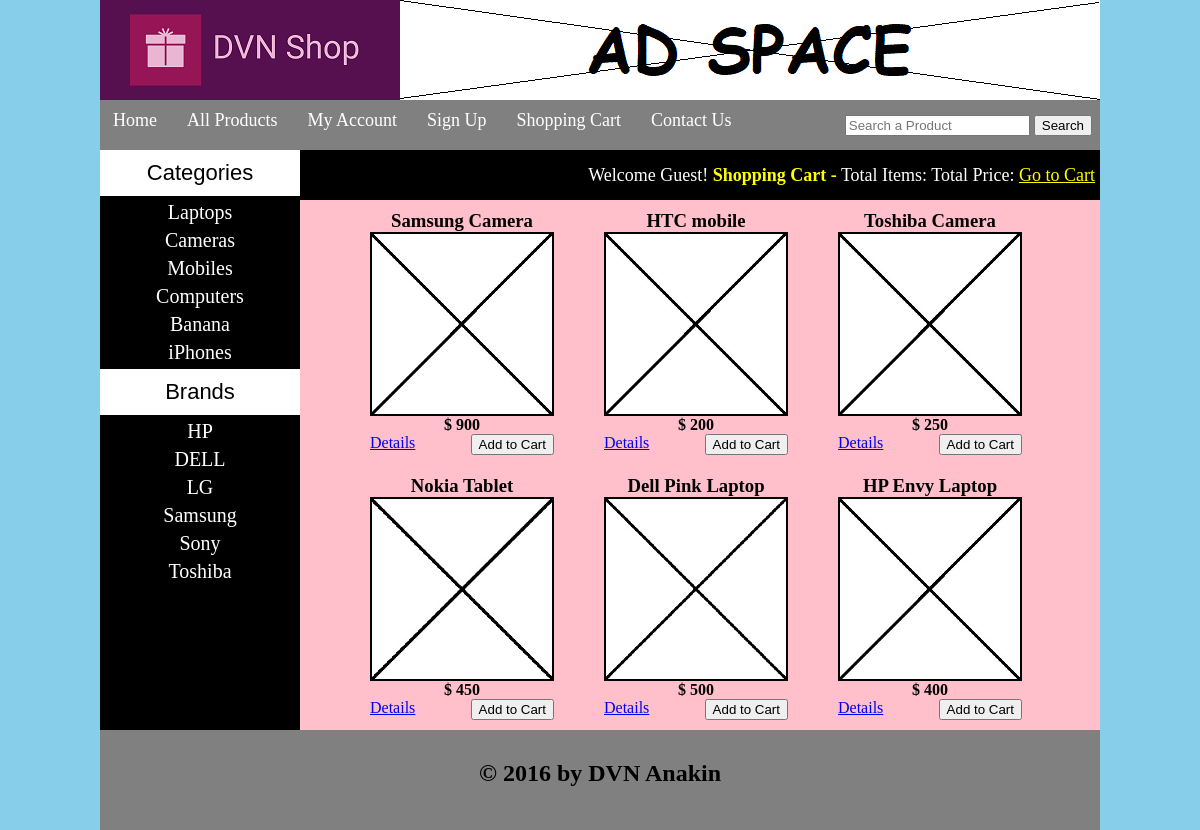
/all_products.php, run on the app's committed database.
### tables this page shows
CREATE TABLE IF NOT EXISTS `categories` (
  `cat_id` int(100) NOT NULL AUTO_INCREMENT,
  `cat_title` text NOT NULL,
  PRIMARY KEY (`cat_id`)
);

CREATE TABLE IF NOT EXISTS `brands` (
  `brand_id` int(100) NOT NULL AUTO_INCREMENT,
  `brand_title` text NOT NULL,
  PRIMARY KEY (`brand_id`)
);

CREATE TABLE IF NOT EXISTS `products` (
  `product_id` int(100) NOT NULL AUTO_INCREMENT,
  `product_cat` int(100) NOT NULL,
  `product_brand` int(100) NOT NULL,
  `product_title` varchar(255) NOT NULL,
  `product_price` int(100) NOT NULL,
  `product_desc` text NOT NULL,
  `product_image` text NOT NULL,
  `product_keywords` text NOT NULL,
  PRIMARY KEY (`product_id`)
);

### all_products.php (the view, shortened to what this page needs)
<!DOCTYPE>
<?php
include("functions/functions.php");
?>
<html>
	<head>
	<link rel="stylesheet" href="styles/style.css" media="all" />
	</head>
<body>
	<div class="main_wrapper">
		<div class="header_wrapper">
			<a href="index.php"><img id="logo" src="images/logo.png" /> </a>
			<img id="banner" src="images/ad_banner.gif" />
		</div>
		<div class="menubar">
			<ul id="menu">
				<li><a href="index.php">Home</a></li>
				<li><a href="all_products.php">All Products</a></li>
				<li><a href="customer/my_account.php">My Account</a></li>
				<li><a href="#">Sign Up</a></li>
				<li><a href="cart.php">Shopping Cart</a></li>
				<li><a href="#">Contact Us</a></li>
			</ul>
			<div id="form">
				<form method="get" action="results.php" enctype="multipart/form-data">
					<input type="text" name="user_query" placeholder="Search a Product"/ >
					<input type="submit" name="search" value="Search" />
				</form>
			</div>
		</div>
		<div class="content_wrapper">
			<div id="sidebar">
				<div id="sidebar_title">Categories</div>
				<ul id="cats">
				<?php getCats(); ?>
				<ul>
				<div id="sidebar_title">Brands</div>
				<ul id="cats">
					<?php getBrands(); ?>
			</div>
			<div id="content_area">
			<div id="shopping_cart">
					<span style="float:right; font-size:18px; padding:5px; line-height:40px;">
					Welcome Guest! <b style="color:yellow">Shopping Cart -</b> Total Items: Total Price: <a href="cart.php" style="color:yellow">Go to Cart</a>
					</span>
			</div>
				<div id="products_box">
	<?php
	$get_pro = "select * from products";
	$run_pro = mysqli_query($con, $get_pro);
	while($row_pro=mysqli_fetch_array($run_pro)){
		$pro_id = $row_pro['product_id'];
		$pro_title = $row_pro['product_title'];
		$pro_price = $row_pro['product_price'];
		$pro_image = $row_pro['product_image'];
		echo "
				<div id='single_product'>
					<h3>$pro_title</h3>
					<img src='admin_area/product_images/$pro_image' width='180' height='180' />
					<p><b> $ $pro_price </b></p>
					<a href='details.php?pro_id=$pro_id' style='float:left;'>Details</a>
					<a href='index.php?pro_id=$pro_id'><button style='float:right'>Add to Cart</button></a>
				</div>
		";
	}
	?>
				</div>
			</div>
		</div>
		<div id="footer">
		<h2 style="text-align:center; padding-top:30px;">&copy; 2016 by DVN Anakin</h2>
		</div>
	</div>
</body>
</html>

### functions/functions.php (shortened to what this page needs)
<?php
$con = mysqli_connect("localhost","root","","ecom");
function getCats(){
	global $con;
	$get_cats = "select * from categories";
	$run_cats = mysqli_query($con, $get_cats);
	while ($row_cats=mysqli_fetch_array($run_cats)){
		$cat_id = $row_cats['cat_id'];
		$cat_title = $row_cats['cat_title'];
	echo "<li><a href='index.php?cat=$cat_id'>$cat_title</a></li>";
	}
}
function getBrands(){
	global $con;
	$get_brands = "select * from brands";
	$run_brands = mysqli_query($con, $get_brands);
	while ($row_brands=mysqli_fetch_array($run_brands)){
		$brand_id = $row_brands['brand_id'];
		$brand_title = $row_brands['brand_title'];
	echo "<li><a href='index.php?brand=$brand_id'>$brand_title</a></li>";
	}
}
?>

### styles/style.css (style rules this page uses)
html, body, div, span, applet, object, iframe, h1, h2, h3, h4, h5, h6, p, blockquote, pre, a, abbr, acronym, address, big, cite, code, del, dfn, em, img, ins, kbd, q, s, samp, small, strike, strong, sub, sup, tt, var, b, u, i, center, dl, dt, dd, ol, ul, li, fieldset, form, label, legend, table, caption, tbody, tfoot, thead, tr, th, td, article, aside, canvas, details, embed, figure, figcaption, footer, header, hgroup, menu, nav, output, ruby, section, summary, time, mark, audio, video { margin: 0; padding: 0; border: 0; vertical-align: baseline; }
body { background:skyblue; }
.main_wrapper { width:1000px; height:auto; margin:auto; background:black; }
.header_wrapper { width:1000px; height:100px; margin:auto; }
#logo { float:left; }
#banner { float:right; }
.menubar { width:1000px; height:50px; background:gray; color:white; }
#menu { padding:0; margin:0; line-height:40px; float:left; }
#menu li { list-style:none; display:inline; }
#menu a { text-decoration:none; color:white; padding:8px; margin:5px; font-size:18px; font-family:COMIC SANS MS; }
#form { float:right; padding-right:8px; line-height:50px; }
.content_wrapper { width:1000px; margin:auto; background:pink; }
#content_area { width:800px; float:right; background:pink; }
#sidebar { width:200px; background:black; float:left; }
#sidebar_title { background:white; color:black; font-size:22px; font-family:arial; padding:10px; text-align:center; }
#cats { text-align:center; }
#cats li { list-style:none; margin:5px; }
#cats a { color:white; padding:8px; margin:5px; text-align:center; font-size:20px; text-decoration:none; font-family:Comic Sans Ms; }
#products_box { width:780px; text-align:center; margin-left:30px; margin-bottom:10px; }
#single_product { float:left; margin-left:30px; padding:10px; }
#single_product img { border:2px solid black; }
#shopping_cart { width:800px; height:50px; background:black; color:white; }
#footer { width:1000px; height:100px; background:gray; clear:both; }

### data on the page
categories: cat_title "Laptops"
categories: cat_title "Cameras"
categories: cat_title "Mobiles"
categories: cat_title "Computers"
categories: cat_title "Banana"
categories: cat_title "iPhones"
brands: brand_title "HP"
brands: brand_title "DELL"
brands: brand_title "LG"
brands: brand_title "Samsung"
brands: brand_title "Sony"
brands: brand_title "Toshiba"
products: product_title "Samsung Camera", product_image (picture), product_price "900"
products: product_title "HTC mobile", product_image (picture), product_price "200"
products: product_title "Toshiba Camera", product_image (picture), product_price "250"
products: product_title "Nokia Tablet", product_image (picture), product_price "450"
products: product_title "Dell Pink Laptop", product_image (picture), product_price "500"
products: product_title "HP Envy Laptop", product_image (picture), product_price "400"
